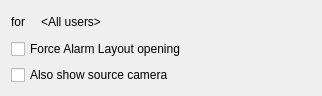
<?xml version="1.0" encoding="UTF-8"?>
<ui version="4.0">
 <class>ShowOnAlarmLayoutActionWidget</class>
 <widget class="QWidget" name="ShowOnAlarmLayoutActionWidget">
  <property name="geometry">
   <rect>
    <x>0</x>
    <y>0</y>
    <width>322</width>
    <height>87</height>
   </rect>
  </property>
  <property name="windowTitle">
   <string/>
  </property>
  <layout class="QGridLayout" name="gridLayout">
   <item row="0" column="0">
    <widget class="QLabel" name="usersLabel">
     <property name="text">
      <string>for</string>
     </property>
    </widget>
   </item>
   <item row="1" column="0" colspan="3">
    <widget class="QCheckBox" name="forceOpenCheckBox">
     <property name="text">
      <string>Force Alarm Layout opening</string>
     </property>
    </widget>
   </item>
   <item row="0" column="2">
    <spacer name="horizontalSpacer">
     <property name="orientation">
      <enum>Qt::Horizontal</enum>
     </property>
     <property name="sizeHint" stdset="0">
      <size>
       <width>40</width>
       <height>20</height>
      </size>
     </property>
    </spacer>
   </item>
   <item row="0" column="1">
    <widget class="QPushButton" name="selectUsersButton">
     <property name="text">
      <string notr="true">&lt;All users&gt;</string>
     </property>
     <property name="flat">
      <bool>true</bool>
     </property>
    </widget>
   </item>
   <item row="2" column="0" colspan="3">
    <widget class="QCheckBox" name="useSourceCheckBox">
     <property name="text">
      <string>Also show source camera</string>
     </property>
    </widget>
   </item>
  </layout>
 </widget>
 <resources/>
 <connections/>
</ui>
